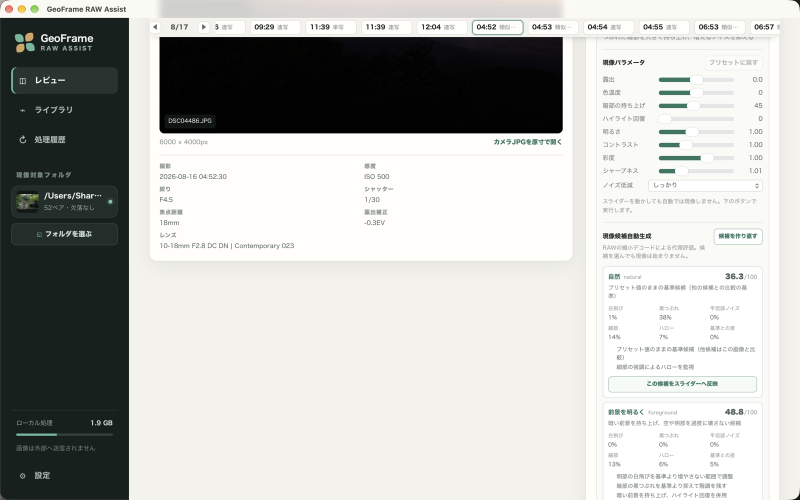
#> input picture site/images/candidates.png, 1600 x 1000 px (shown at 1/2 size); its folder holds only this picture in this run
$ python -i candidate_metrics.py   (imports and definitions only)
#> lines starting #> are read from the running program, lines starting #| are printed output that depends on the picture; after the words box and inside, x2 and y2 are one past the last pixel; in counts of white or black regions, pixels touching at a corner belong together
#> further down, picture is the input picture: shape (1000, 1600, 3); mean B, G, R 185.2, 188.3, 187.2
"""候補評価の純関数（旧 ``local_raw/development_candidates.py`` の評価用の写し。#57 / #90）。

候補の星判定・指標・安全策・スコア・理由だけを、値もロジックも変えずに写した。RAW デコード・
探索・アプリ設定には触れない。写しの一致は ``tests/test_evaluation_support.py`` が凍結 JSON
（``tests/fixtures/baseline/metrics.json`` / ``tests/fixtures/pso-selection.json``）で検証する。
旧 Python の閾値を Core Image の合否基準として使うものではない（docs/development/evaluation-paths.md）。
"""

from __future__ import annotations

import math
from collections.abc import Sequence
from typing import Any

import numpy as np
from PIL import Image, ImageFilter

from .sources import ev100

try:  # OpenCV は評価環境の依存。無い環境でも同じ結果の遅いフォールバックを使う。
    import cv2
except Exception:  # pragma: no cover
    cv2 = None  # type: ignore[assignment]


#: 評価に使う代理画像の長辺（engine の shadow_lift → resize 後）。
MAX_PROXY_EDGE = 640
#: 星空判定（#46）。主信号は EXIF（長秒かつ低EV100）、画像側は「点光源が多数ある」ことの確認。
STAR_MIN_EXPOSURE_SEC = 2.0
#: これ以下が「星空の暗さ」。星空は ≤ −6.4、最も暗い非星空（長秒ブラケット）は +0.3。
#: 薄明・月明かりの星空も拾えるよう余裕を持たせつつ、ブラケットとは 2EV 以上離す。
STAR_MAX_EV100 = -2.0
#: 代理画像（長辺 ≤ 640px）上の局所ピーク（星候補）の最小密度（点数/画素数）。
#: 星空10枚は 0.0026〜0.013、長秒ブラケットの風景は最大 0.0003。中間の対数中点付近。
STAR_MIN_POINT_DENSITY = 0.0008
#: EXIF が無い（露光時間かEV100が分からない）とき用の厳しい条件。暗い背景の割合と
#: 星密度の両方を求める（旧来は暗背景 0.72 と点 3 個で通っていたので誤判定しやすかった）。
STAR_NO_EXIF_MIN_DARK_FRACTION = 0.72
STAR_NO_EXIF_MIN_POINT_DENSITY = 0.002
MAX_STAR_BRIGHT_RATIO = 0.005
#: 大面積の光源（月・街灯・ライトアップ・空の白飛び）の上限。輝度 0.85 以上の画素の割合。
#: 星空10枚は最大 0.0064（天の川の明部）。天の川は広がっても 0.85 には届かない。
STAR_MAX_BIG_LIGHT_RATIO = 0.02
STAR_BIG_LIGHT_LEVEL = 0.85
#: 局所コントラスト検出: gray − ガウシアンぼかし(σ)。差が STAR_PEAK_LOW 以上の連結領域のうち、
#: 面積が上限以下で最大差が STAR_PEAK_HIGH 以上のものを「点」として数える。
STAR_LOCAL_SIGMA = 3.0
STAR_PEAK_LOW = 0.04
STAR_PEAK_HIGH = 0.08
STAR_POINT_MAX_AREA_RATIO = 0.00011
STAR_POINT_MIN_AREA_CAP = 4

#: highlight_recovery のカテゴリ（engine `_postprocess_params` の3段階と一致させる）。
HIGHLIGHT_CATEGORIES: tuple[str, ...] = ("clip", "blend", "reconstruct")
HIGHLIGHT_REPRESENTATIVE: dict[str, float] = {"clip": 0.0, "blend": 50.0, "reconstruct": 85.0}

#: 安全策のしきい値（基準 natural との差、絶対値）。
CLIP_WORSEN_LIMIT = 0.10
#: foreground: 基準の暗部（輝度下位25%）の平均輝度がこれ以上明るくなること。
SHADOW_GAIN_MIN = 0.005
SHADOW_QUANTILE = 0.25
STYLE_IDS: tuple[str, ...] = ("natural", "stars", "foreground", "low_noise", "social")


def _normalise_rgb(image: Image.Image | np.ndarray) -> np.ndarray:
    if isinstance(image, Image.Image):
        image = image.convert("RGB")
        array = np.asarray(image, dtype=np.float32) / 255.0
    else:
        array = np.asarray(image, dtype=np.float32)
        if array.ndim == 2:
            array = np.repeat(array[..., None], 3, axis=2)
        if array.ndim != 3 or array.shape[2] < 3:
            raise ValueError("代理画像はRGB画像で指定してください。")
        array = array[..., :3]
        if np.nanmax(array, initial=0.0) > 1.0:
            array = array / 255.0
    if array.ndim != 3 or array.shape[2] != 3:
        raise ValueError("代理画像はRGB画像で指定してください。")
    if not np.isfinite(array).all():
        raise ValueError("代理画像に不正な画素値があります。")
    return np.clip(array, 0.0, 1.0)


# ---------------------------------------------------------------------------
# highlight_recovery categories / exposure grid
# ---------------------------------------------------------------------------


# [9 lines left out: function highlight_category, not called in this run]


def _connected_bright_components(mask: np.ndarray) -> list[tuple[int, int, int, int, int]]:
    """Return x, y, width, height, area for bright components."""

    if not np.any(mask):
        return []
    if cv2 is not None:
        count, _, stats, _ = cv2.connectedComponentsWithStats(mask.astype(np.uint8), 8)
        return [tuple(int(v) for v in stats[index]) for index in range(1, count)]

    # A small fallback for environments without cv2.  It is only used by tests
    # and keeps star gating independent from an optional acceleration import.
    height, width = mask.shape
    visited = np.zeros_like(mask, dtype=bool)
    components: list[tuple[int, int, int, int, int]] = []
    for y, x in zip(*np.nonzero(mask)):
        if visited[y, x]:
            continue
        stack = [(int(y), int(x))]
        visited[y, x] = True
        points: list[tuple[int, int]] = []
        while stack:
            cy, cx = stack.pop()
            points.append((cy, cx))
            for dy in (-1, 0, 1):
                for dx in (-1, 0, 1):
                    if not (dx or dy):
                        continue
                    ny, nx = cy + dy, cx + dx
                    if 0 <= ny < height and 0 <= nx < width and mask[ny, nx] and not visited[ny, nx]:
                        visited[ny, nx] = True
                        stack.append((ny, nx))
        ys = [point[0] for point in points]
        xs = [point[1] for point in points]
        components.append((min(xs), min(ys), max(xs) - min(xs) + 1, max(ys) - min(ys) + 1, len(points)))
    return components


# [22 lines left out: function _point_light_count, not called in this run]


def _exif_night_state(exif: dict[str, Any]) -> str:
    """EXIF から "night"（長秒かつ暗い）/ "daylight"（そうではないと確定）/ "unknown" を返す。"""

    try:
        exposure_time = float(exif.get("exposure_time"))
    except (TypeError, ValueError):
        return "unknown"
    if not math.isfinite(exposure_time) or exposure_time <= 0:
        return "unknown"
    if exposure_time < STAR_MIN_EXPOSURE_SEC:
        return "daylight"
    scene_ev = ev100(exif)
    if scene_ev is None:
        return "unknown"
    return "night" if scene_ev <= STAR_MAX_EV100 else "daylight"


def _star_measurements(
    array: np.ndarray,
    exif: dict[str, Any] | None = None,
    *,
    evaluate_gate: bool = True,
) -> dict[str, Any]:
    """星空判定と星の指標（数・ハロ・星色の白飛び）を返す。

    判定（``is_star_scene``）は EXIF を主信号にする。

    * EXIF で「露光 >= STAR_MIN_EXPOSURE_SEC かつ EV100 <= STAR_MAX_EV100」（night）:
      点光源の密度が STAR_MIN_POINT_DENSITY 以上で、大面積の光源
      （輝度 STAR_BIG_LIGHT_LEVEL 以上の画素が STAR_MAX_BIG_LIGHT_RATIO 超）が無ければ星空。
      背景の暗さは問わない（天の川が画面全体に広がる星空も判定できる）。
    * EXIF で短秒・明るいと分かる（daylight）: 画像に依らず星空ではない（夜景・ライトアップ）。
    * EXIF が無い・露光時間かEV100が不明（unknown）: 安全側に厳しい画像条件だけで判定する。
      暗い背景 >= STAR_NO_EXIF_MIN_DARK_FRACTION、点密度 >= STAR_NO_EXIF_MIN_POINT_DENSITY、
      明部の合計面積 <= MAX_STAR_BRIGHT_RATIO をすべて満たすとき。

    ``evaluate_gate=False`` は候補評価用で、判定を行わず星の指標だけを測る。
    """

    rgb = _normalise_rgb(array)
    gray = np.dot(rgb, np.array([0.2126, 0.7152, 0.0722], dtype=np.float32))
    dark_fraction = float(np.mean(gray < 0.20))
#> dark_fraction = 0.243
    # 星の指標用の点（明るい小連結成分）。判定とは独立で、既存の最適化目標の基準になる。
    # A high percentile avoids making a dim city skyline a collection of stars.
    threshold = max(0.58, float(np.percentile(gray, 99.35)))
#> threshold = 1
    bright = gray >= threshold
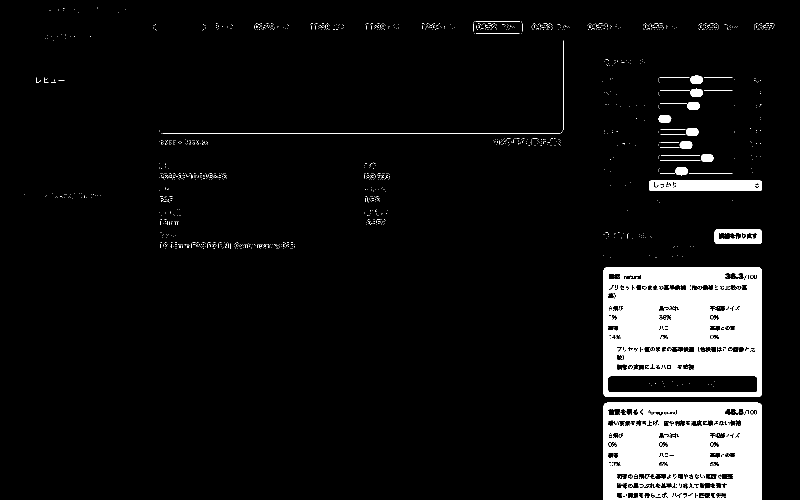
#> bright: shape (1000, 1600) bool (shown at 1/2 size); 8.1% white; 1509 white regions (1478 under 20 px), largest, box (x1, y1, x2, y2) and area: (1207, 534, 1524, 794) 63569, (1207, 805, 1524, 1000) 50666, (1298, 361, 1524, 382) 4441
    bright_ratio = float(np.mean(bright))
#> bright_ratio = 0.0805
    components = _connected_bright_components(bright)
#> in _connected_bright_components, `count, _, stats, _ = cv2.connectedComponentsWithStats(mask.astype(np.u..`: count = 1510; stats = 1510 rows, first 6: [0, 0, 1600, 1000, 1471169], [194, 15, 1, 2, 2], [126, 16, 3, 1, 3], [117, 18, 1, 1, 1], [149, 18, 1, 1, 1], [251, 18, 1, 1, 1]
#> components = 1509 items, first 6: (194, 15, 1, 2, 2), (126, 16, 3, 1, 3), (117, 18, 1, 1, 1), (149, 18, 1, 1, 1), (251, 18, 1, 1, 1), (99, 20, 2, 1, 2)
    height, width = gray.shape
#> height = 1000; width = 1600
    max_point_area = max(12, int(height * width * 0.00045))
#> max_point_area = 720
    points = [component for component in components if 1 <= component[4] <= max_point_area]
#> points = 1504 items, first 6: (194, 15, 1, 2, 2), (126, 16, 3, 1, 3), (117, 18, 1, 1, 1), (149, 18, 1, 1, 1), (251, 18, 1, 1, 1), (99, 20, 2, 1, 2)
    point_count = len(points)
#> point_count = 1504

    exif_state = _exif_night_state(exif or {})
    # 点光源密度は実際に測った経路でだけ値を持つ（測っていなければ None）。
    point_density: float | None = None
    is_star_scene = False
    if evaluate_gate and exif_state != "daylight":
        big_light_ratio = float(np.mean(gray >= STAR_BIG_LIGHT_LEVEL))
#> big_light_ratio = 0.711
        if exif_state == "night":
            if big_light_ratio <= STAR_MAX_BIG_LIGHT_RATIO:
                point_density = _point_light_count(gray) / float(height * width)
                is_star_scene = point_density >= STAR_MIN_POINT_DENSITY
        elif dark_fraction >= STAR_NO_EXIF_MIN_DARK_FRACTION and bright_ratio <= MAX_STAR_BRIGHT_RATIO:
            point_density = _point_light_count(gray) / float(height * width)
            is_star_scene = point_density >= STAR_NO_EXIF_MIN_POINT_DENSITY

    halo = 0.0
    # 星の色の指標なので、検出した星（点）の領域だけで測る（画像全体は含めない）。
    color_clip = 0.0
    # A daytime/noisy image can contain thousands of tiny bright components, so
    # the ring statistics are only measured for star scenes (or when the caller
    # already decided to optimise for stars).
    if (is_star_scene or not evaluate_gate) and points:
        ring_values: list[float] = []
        point_clip_ratios: list[float] = []
        for x, y, component_width, component_height, _ in points:
            pad = max(2, int(max(component_width, component_height) * 2))
            left, top = max(0, x - pad), max(0, y - pad)
            right = min(width, x + component_width + pad)
            bottom = min(height, y + component_height + pad)
            region = gray[top:bottom, left:right]
            if region.size == 0:
                continue
            core = gray[y : min(height, y + component_height), x : min(width, x + component_width)]
            ring = np.ones(region.shape, dtype=bool)
            ring[y - top : min(bottom, y + component_height) - top, x - left : min(right, x + component_width) - left] = False
            if np.any(ring):
                ring_values.append(float(np.mean(region[ring])))
            if core.size:
                point_clip_ratios.append(
                    float(np.mean(np.max(rgb[y : y + component_height, x : x + component_width], axis=2) >= 0.995))
                )
        # 星ごとの白飛び割合の平均（合計にすると星が多いだけで1.0に張り付く）。
        if point_clip_ratios:
            color_clip = float(np.mean(point_clip_ratios))
        if ring_values:
            halo = float(np.clip(np.mean(ring_values) / max(threshold, 0.01), 0.0, 1.0))

    return {
        "is_star_scene": bool(is_star_scene),
        "star_count": int(point_count),
        "star_point_density": None if point_density is None else round(point_density, 6),
        "dark_background_ratio": round(dark_fraction, 6),
        "bright_point_ratio": round(bright_ratio, 6),
        "exif_night": exif_state == "night",
        "exif_state": exif_state,
        "star_halo": round(float(np.clip(halo, 0.0, 1.0)), 6),
        "star_color_saturation": round(float(np.clip(color_clip, 0.0, 1.0)), 6),
    }


# [179 lines left out: functions detect_star_scene, _blur, _image_metrics, _dominates, pareto_front, _guard_failure and 2 more, not called in this run]

>>> import cv2
>>> picture = cv2.imread('../../site/images/candidates.png')
>>> result = _star_measurements(picture)
#> result = 9 items

$ run again, on site/images/compare.png
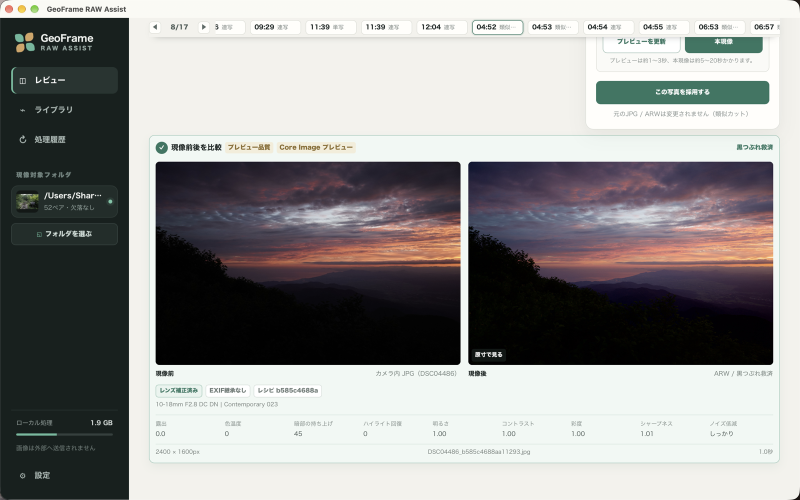
#> input picture site/images/compare.png, 1600 x 1000 px (shown at 1/2 size)
#> picture is the input picture: shape (1000, 1600, 3); mean B, G, R 147.4, 148.8, 149.2
#> in _star_measurements, `gray = np.dot(rgb, np.array([0.2126, 0.7152, 0.0722], dtype=np.float32))`:
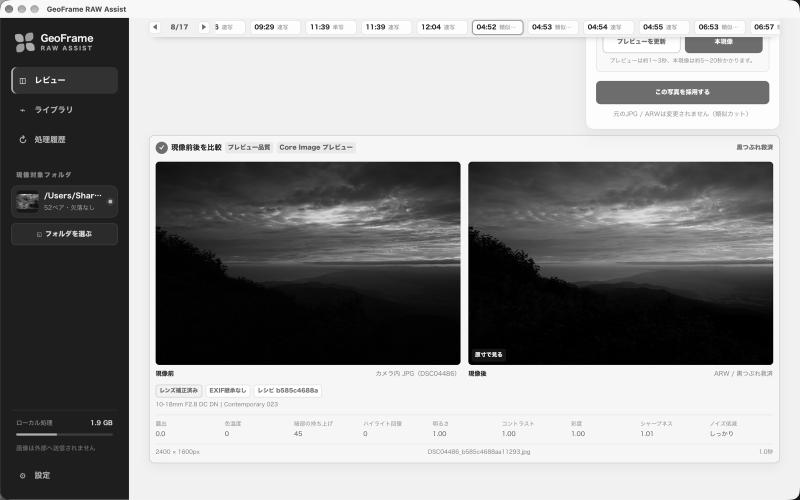
#> gray: shape (1000, 1600) float32 (shown at 1/2 size); min 0, max 1, mean 0.583
#> dark_fraction = 0.321
#> threshold = 0.998
#> in _star_measurements, `bright = gray >= threshold`:
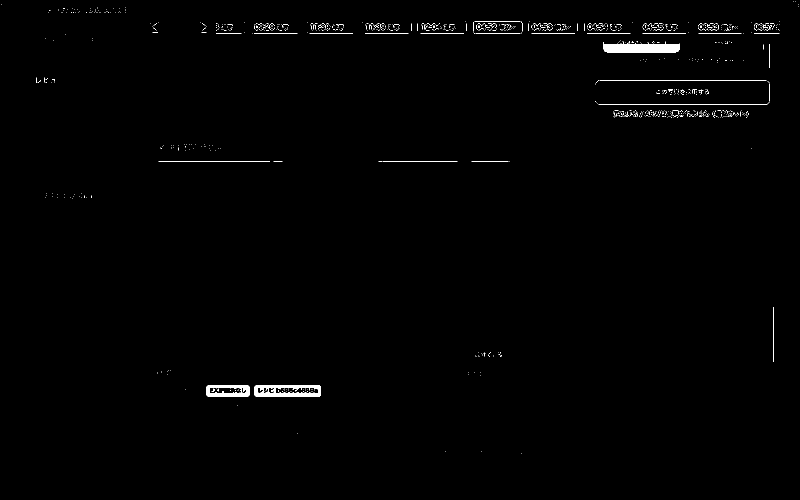
#> bright: shape (1000, 1600) bool (shown at 1/2 size); 0.68% white; 966 white regions (936 under 20 px), largest, box (x1, y1, x2, y2) and area: (1207, 83, 1359, 105) 2443, (509, 771, 642, 793) 1918, (413, 771, 499, 793) 1174
#> bright_ratio = 0.00683
#> count = 967; stats = 967 rows, first 6: [0, 0, 1600, 1000, 1589069], [1587, 2, 1, 1, 1], [1590, 3, 1, 1, 1], [3, 9, 1, 1, 1], [1596, 9, 1, 1, 1], [1597, 12, 1, 1, 1]
#> components = 966 items, first 6: (1587, 2, 1, 1, 1), (1590, 3, 1, 1, 1), (3, 9, 1, 1, 1), (1596, 9, 1, 1, 1), (1597, 12, 1, 1, 1), (194, 15, 1, 2, 2)
#> points = 963 items, first 6: (1587, 2, 1, 1, 1), (1590, 3, 1, 1, 1), (3, 9, 1, 1, 1), (1596, 9, 1, 1, 1), (1597, 12, 1, 1, 1), (194, 15, 1, 2, 2)
#> point_count = 963
#> big_light_ratio = 0.505
#> result = 9 items

$ run again, on site/images/develop.png
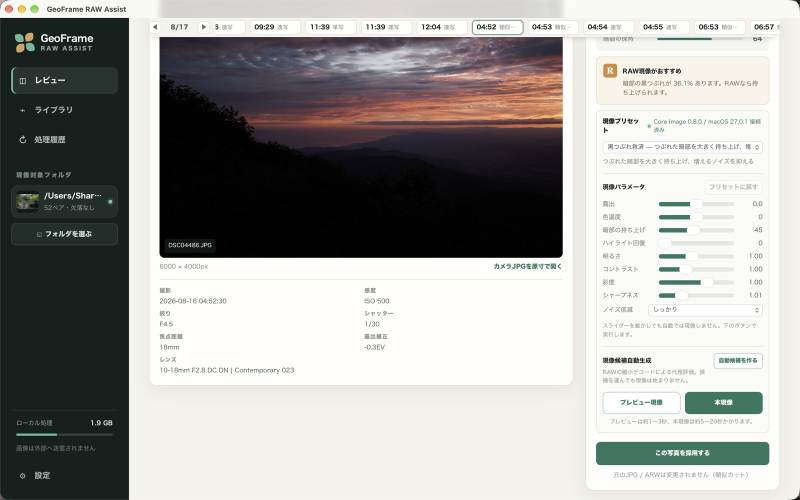
#> input picture site/images/develop.png, 1600 x 1000 px (shown at 1/2 size)
#> picture is the input picture: shape (1000, 1600, 3); mean B, G, R 161.5, 164.1, 164.6
#> in _star_measurements, `gray = np.dot(rgb, np.array([0.2126, 0.7152, 0.0722], dtype=np.float32))`:
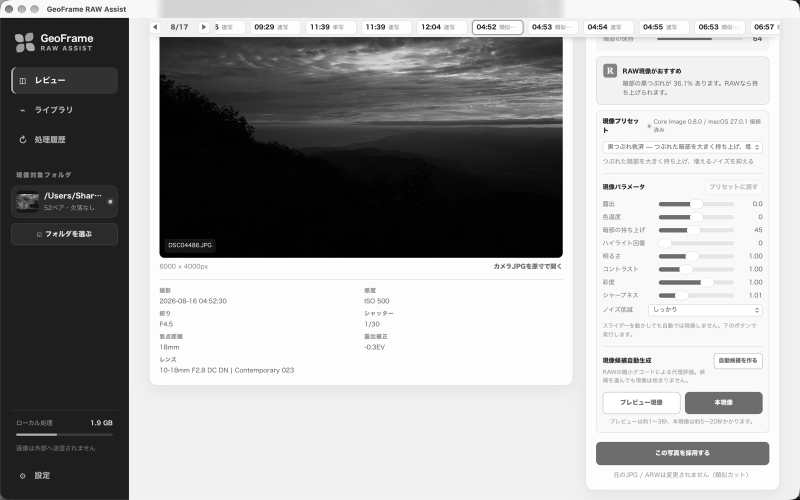
#> gray: shape (1000, 1600) float32 (shown at 1/2 size); min 0, max 1, mean 0.642
#> dark_fraction = 0.289
#> threshold = 1
#> in _star_measurements, `bright = gray >= threshold`:
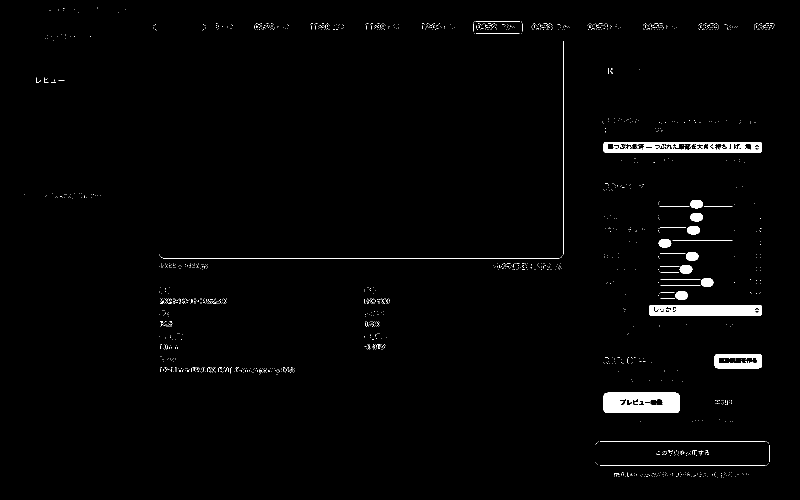
#> bright: shape (1000, 1600) bool (shown at 1/2 size); 1.6% white; 1554 white regions (1520 under 20 px), largest, box (x1, y1, x2, y2) and area: (1207, 785, 1359, 826) 5538, (1207, 284, 1524, 305) 4565, (1298, 610, 1524, 631) 4446
#> bright_ratio = 0.0159
#> count = 1555; stats = 1555 rows, first 6: [0, 0, 1600, 1000, 1574615], [194, 15, 1, 2, 2], [126, 16, 3, 1, 3], [117, 18, 1, 1, 1], [149, 18, 1, 1, 1], [251, 18, 1, 1, 1]
#> components = 1554 items, first 6: (194, 15, 1, 2, 2), (126, 16, 3, 1, 3), (117, 18, 1, 1, 1), (149, 18, 1, 1, 1), (251, 18, 1, 1, 1), (99, 20, 2, 1, 2)
#> points = 1549 items, first 6: (194, 15, 1, 2, 2), (126, 16, 3, 1, 3), (117, 18, 1, 1, 1), (149, 18, 1, 1, 1), (251, 18, 1, 1, 1), (99, 20, 2, 1, 2)
#> point_count = 1549
#> big_light_ratio = 0.571
#> result = 9 items

$ run again, on site/images/overview.png
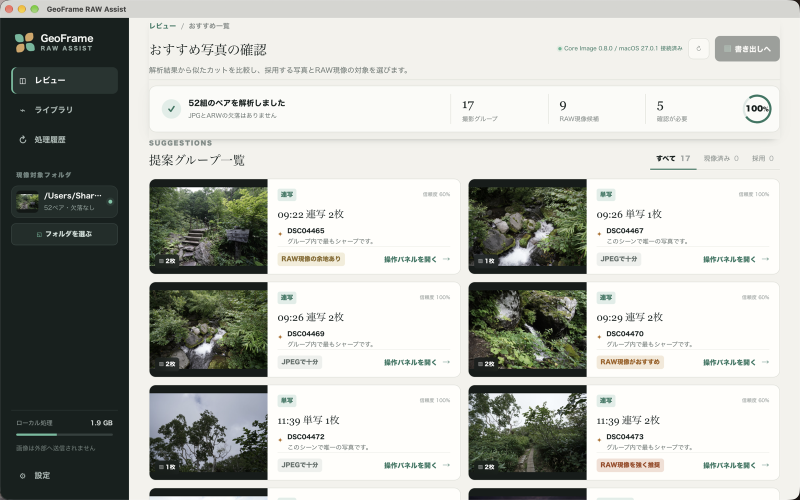
#> input picture site/images/overview.png, 1600 x 1000 px (shown at 1/2 size)
#> picture is the input picture: shape (1000, 1600, 3); mean B, G, R 176.1, 181.5, 179.3
#> in _star_measurements, `gray = np.dot(rgb, np.array([0.2126, 0.7152, 0.0722], dtype=np.float32))`:
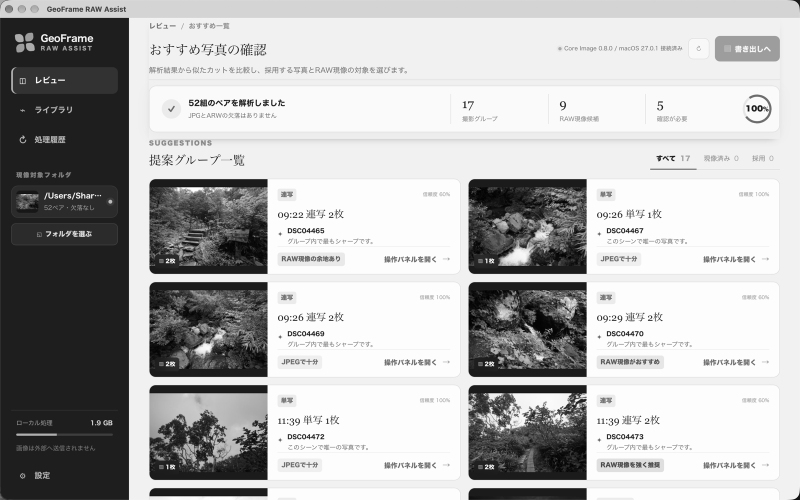
#> gray: shape (1000, 1600) float32 (shown at 1/2 size); min 0, max 1, mean 0.707
#> dark_fraction = 0.227
#> threshold = 0.998
#> in _star_measurements, `bright = gray >= threshold`:
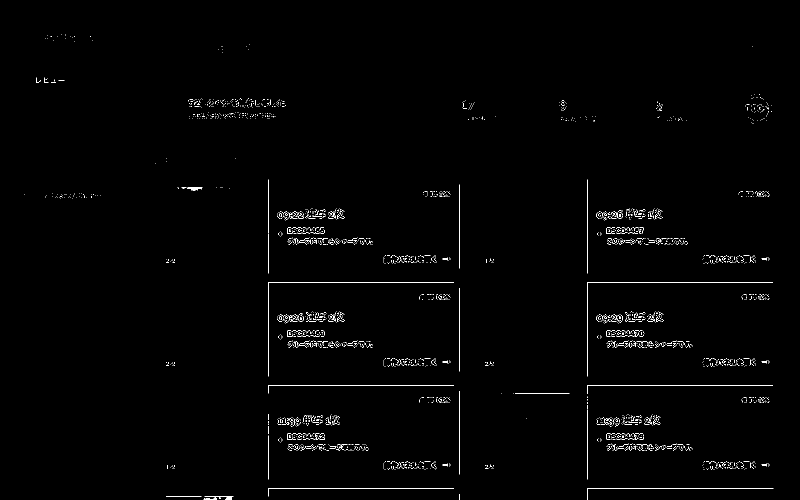
#> bright: shape (1000, 1600) bool (shown at 1/2 size); 0.89% white in thin lines or dots, all inside (x1, y1, x2, y2) = (49, 69, 1547, 1000)
#> bright_ratio = 0.00885
#> count = 2463; stats = 2463 rows, first 6: [0, 0, 1600, 1000, 1585834], [123, 69, 1, 1, 1], [131, 69, 1, 2, 2], [94, 71, 1, 1, 1], [101, 73, 3, 1, 3], [114, 73, 1, 1, 1]
#> components = 2462 items, first 6: (123, 69, 1, 1, 1), (131, 69, 1, 2, 2), (94, 71, 1, 1, 1), (101, 73, 3, 1, 3), (114, 73, 1, 1, 1), (141, 73, 1, 1, 1)
#> points has the same summary as components
#> point_count = 2462
#> big_light_ratio = 0.611
#> result = 9 items
